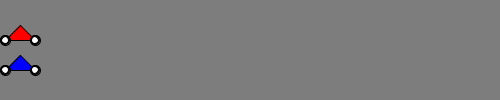
Frame 1 (no input)
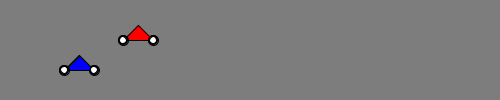
Frame 60 (the mouse pressed at the canvas centre just before this capture)
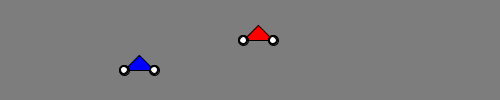
Frame 120 (the mouse held since frame 60 and released just before this capture)

The Processing sketch that drew these frames (run headless with seeded random() and noise(); from frame 60 on, the mouse is pressed at the canvas centre):

// Processing sketch: sketch_251030e
// ── sketch_251030e.pde
final color RED = color(255, 0, 0);  //constant: a variable with fixed value
final color BLUE = color(0, 0, 255);
int max = 450;

class Motorbike
{
  int x = 5;  //DATA MEMBERS : collection of variables that represent this
  int y;
  int speed=2;
  int size=30;
  color colour;

  //METHODS: functions an object of this type can perform
  void display()
  {
    float wheelHeight = size/3;
    fill(colour);
    triangle(x, y, x+size, y, x+size/2, y-size/2);  //built-in triangle routine
    drawWheel(x, y, wheelHeight);
    drawWheel(x+size, y, wheelHeight);
  }

  void drawWheel(int x, int y, float size)
  {
    float inner = size*2/3;
    fill(0);
    ellipse(x, y, size, size);
    fill(255);
    ellipse(x, y, inner, inner);
  }
  
  void move() {
    if (x < max) {
      x = x + speed;
    }
  }
} //end of class description

Motorbike motorbike1;
Motorbike motorbike2;

void setup() {
  size(500, 100);

  // Motorbike 1
  motorbike1 = new Motorbike();
  motorbike1.colour = RED;
  motorbike1.y = 40;
  motorbike1.speed=2;
  motorbike1.size=30;
  
  // Motorbike 2 
  motorbike2 = new Motorbike();
  motorbike2.colour = BLUE;
  motorbike2.y = 70;
  motorbike2.speed=1;
  motorbike2.size=30;
}

void draw()
{
  background(125);
  motorbike1.display();
  motorbike2.display();
  motorbike1.move();
  motorbike2.move();
}
